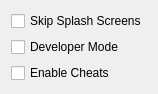
          <widget class="QWidget" name="gameOptionsGroup">
           <property name="geometry">
            <rect>
             <x>0</x>
             <y>0</y>
             <width>155</width>
             <height>80</height>
            </rect>
           </property>
           <attribute name="label">
            <string>Game</string>
           </attribute>
           <layout class="QVBoxLayout" name="verticalLayout_2">
            <item>
             <widget class="QCheckBox" name="skipSplashScreensBox">
              <property name="text">
               <string>Skip Splash Screens</string>
              </property>
             </widget>
            </item>
            <item>
             <widget class="QCheckBox" name="developerModeBox">
              <property name="text">
               <string>Developer Mode</string>
              </property>
             </widget>
            </item>
            <item>
             <widget class="QCheckBox" name="enableCheatsBox">
              <property name="text">
               <string>Enable Cheats</string>
              </property>
             </widget>
            </item>
            <item>
             <spacer name="verticalSpacer_5">
              <property name="orientation">
               <enum>Qt::Vertical</enum>
              </property>
              <property name="sizeHint" stdset="0">
               <size>
                <width>20</width>
                <height>603</height>
               </size>
              </property>
             </spacer>
            </item>
           </layout>
          </widget>
